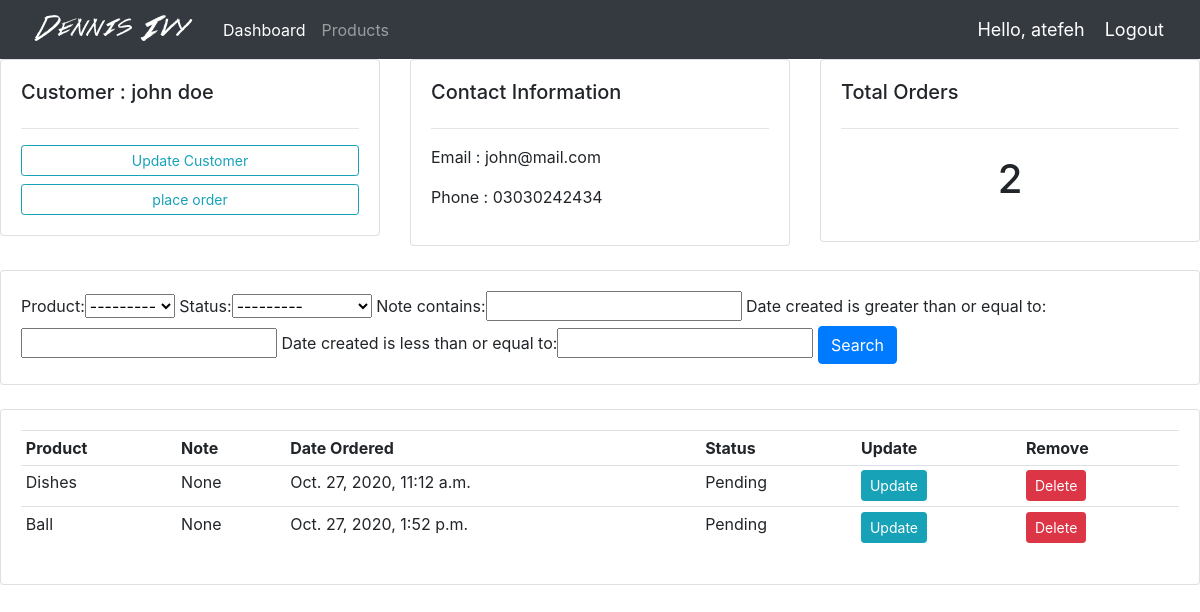
The page /customer/2/ (signed in) on the database its author committed.
### accounts/models.py (models this page shows, shortened)
class Customer(models.Model):
    name = models.CharField(max_length=200, null=True)
    phone = models.CharField(max_length=200, null=True)
    email = models.CharField(max_length=200, null=True)
    date_created = models.DateTimeField(auto_now_add=True, null=True)
    @property
    def orders_count(self):
        count = 0
        orders = self.order_set.all()
        for order in orders:
            count += 1
        return count

class Order(models.Model):
    STATUS = (
        ('Pending', 'Pending'),
        ('Out for delivery', 'Out for delivery'),
        ('Delivered', 'Delivered'),
    )
    customer = models.ForeignKey(
        Customer, null=True, on_delete=models.SET_NULL)
    product = models.ForeignKey(
        Product, null=True, on_delete=models.SET_NULL)
    date_created = models.DateTimeField(auto_now_add=True, null=True)
    status = models.CharField(max_length=200, null=True, choices=STATUS)
    note = models.CharField(max_length=1000, null=True)

class Product(models.Model):
    CATEGORY = (
        ('indoor', 'indoor'),
        ('Out Door', 'Out Door'),
    )
    name = models.CharField(max_length=200, null=True)
    price = models.FloatField(null=True)
    category = models.CharField(max_length=200, null=True, choices=CATEGORY)
    discription = models.CharField(max_length=200, null=True, blank=True)
    date_created = models.DateTimeField(auto_now_add=True, null=True)
    tags = models.ManyToManyField(Tag)
    def __str__(self):
        return self.name

### accounts/decorators.py (the view)
        def wrapper_func(request, *args, **kwargs):
            group = None
            if request.user.groups.exists():
                group = request.user.groups.all()[0].name
            if group in allowed_roles:
                return view_func(request, *args, **kwargs)
            else:
                return HttpResponse('you are not authorized to view this page')

### accounts/views.py (called while the page is built)
@login_required(login_url='login')
@allowed_user(allowed_roles=['admin'])
def customer(request, pk):
    customer = Customer.objects.get(id=pk)
    orders = customer.order_set.all()
    myFilter = OrderFilter(request.GET, queryset=orders)
    orders = myFilter.qs
    context = {'customer': customer, 'orders': orders, 'myFilter': myFilter}
    return render(request, 'accounts/customer.html', context)

### accounts/templates/accounts/customer.html
{% extends 'accounts/main.html' %}
{% block content %}
<div class="row">
    <div class="col-md">
        <div class="card card-body">
            <h5>Customer : {{customer.name}} </h5>
            <hr>
            <a class="btn btn-outline-info btn-sm btn-block" href="">Update Customer</a>
            <a class="btn btn-outline-info btn-sm btn-block" href="{% url 'create_order' customer.id %}">place order</a>
        </div>
    </div>
    <div class="col-md">
        <div class="card card-body">
            <h5>Contact Information</h5>
            <hr>
            <p>Email : {{customer.email}} </p>
            <p>Phone : {{customer.phone}}</p>
        </div>
    </div>
    <div class="col-md">
        <div class="card card-body">
            <h5>Total Orders</h5>
            <hr>
            <h1 style="text-align:center;padding: 10px">{{customer.orders_count}}</h1>
        </div>
    </div>
</div>
<br>
<div class="row">
    <div class="col">
        <div class="card card-body">
            <form method="get">
                {{myFilter.form}}
                <button class="btn btn-primary" type="submit">Search</button>
            </form>
        </div>
    </div>
</div>
<br>
<div class="row">
    <div class="col-md">
        <div class="card card-body">
            <table class="table table-sm">
                <tr>
                    <th>Product</th>
                    <th>Note</th>
                    <th>Date Ordered</th>
                    <th>Status</th>
                    <th>Update</th>
                    <th>Remove</th>
                </tr>
                {% for order in orders %}
                <tr>
                    <td>{{order.product}}</td>
                    <td>{{order.note}}</td>
                    <td>{{order.date_created}}</td>
                    <td>{{order.status}}</td>
                    <td><a class="btn btn-sm btn-info" href="{% url 'update_order' order.id %}">Update</a></td>
                    <td><a class="btn btn-sm btn-danger" href="{% url 'delete_order' order.id %}">Delete</a></td>
                </tr>
                {% endfor %}
            </table>
        </div>
    </div>
</div>
{% endblock %}

### accounts/templates/accounts/navbar.html (shortened to what this page needs)
{% load static %}
<nav class="navbar navbar-expand-lg navbar-dark bg-dark">
    <img src="{% static 'images/logo.png' %}">
    <div class="collapse navbar-collapse" id="navbarNav">
      <ul class="navbar-nav">
        {% if request.user.is_staff %}
          <li class="nav-item active">
            <a class="nav-link" href="{% url 'home' %}">Dashboard</a>
          </li>
          <li class="nav-item">
            <a class="nav-link" href="{% url 'products' %}">Products</a>
          </li>
        {% endif %}
      </ul>
    </div>
    <span class="hello-msg">Hello, {{request.user}}    </span>
    <span ><a class="hello-msg" href="{%url 'logout' %}">  Logout</a></span>
  </nav>

### static/css/main.css (style rules this page uses)
body { background-color: #ebeff5; }

### accounts/templates/accounts/navbar.html (style rules this page uses)
.hello-msg { color:white; font-size: 18px; margin-right:20px; }

### rows shown on the page
Customer: name "john doe", email "john@mail.com", phone "03030242434", orders_count "2"
Order: product "Dishes", note "None", date_created "Oct. 27, 2020, 11:12 a.m.", status "Pending"
Order: product "Ball", note "None", date_created "Oct. 27, 2020, 1:52 p.m.", status "Pending"

### other values the page prints
{{ request.user }} "atefeh"
